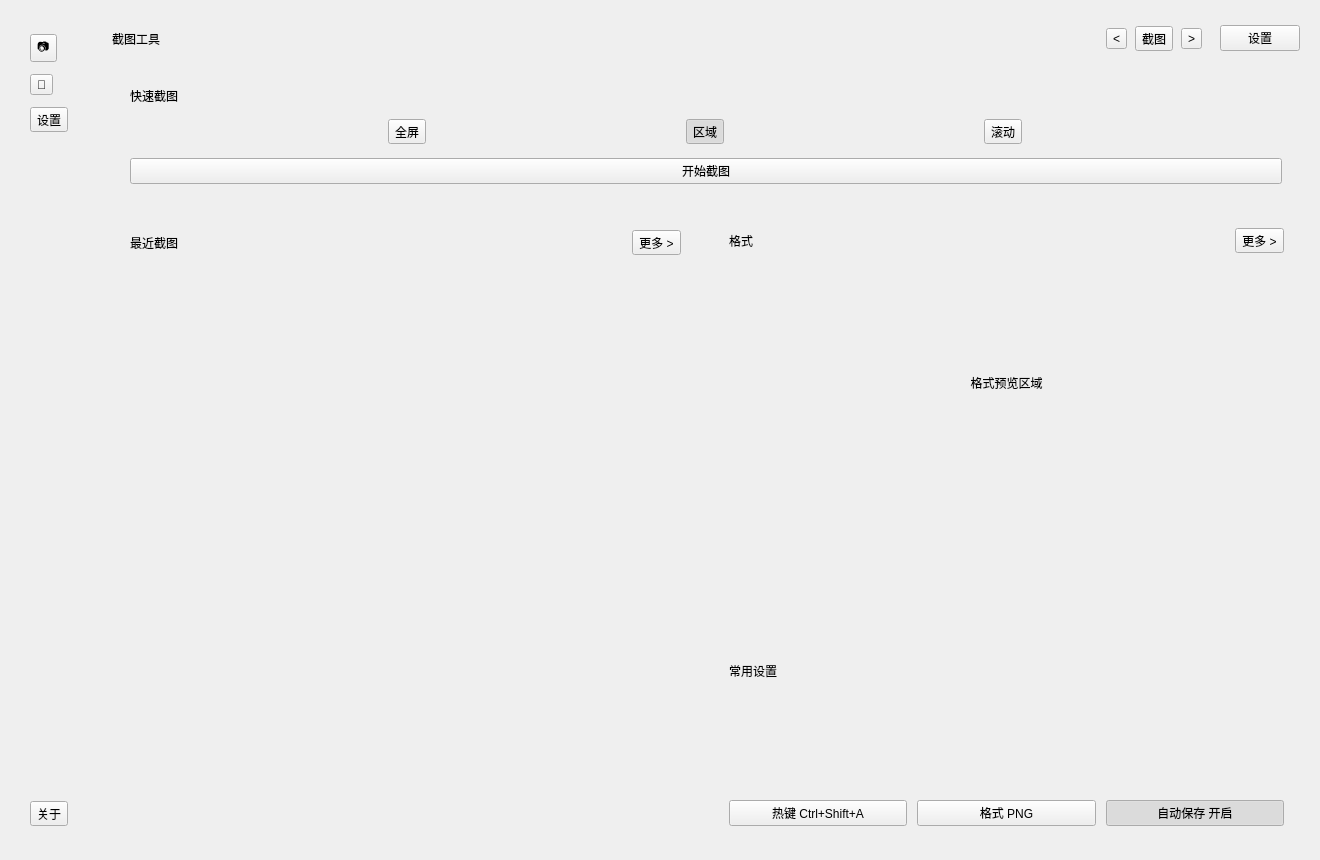
<?xml version="1.0" encoding="UTF-8"?>
<ui version="4.0">
 <class>MainWindow</class>
 <widget class="QMainWindow" name="MainWindow">
  <property name="geometry">
   <rect>
    <x>0</x>
    <y>0</y>
    <width>1320</width>
    <height>860</height>
   </rect>
  </property>
  <property name="windowTitle">
   <string>轻影截图</string>
  </property>
  <widget class="QWidget" name="centralwidget">
   <layout class="QHBoxLayout" name="rootLayout">
    <property name="spacing">
     <number>16</number>
    </property>
    <property name="leftMargin">
     <number>20</number>
    </property>
    <property name="topMargin">
     <number>20</number>
    </property>
    <property name="rightMargin">
     <number>20</number>
    </property>
    <property name="bottomMargin">
     <number>20</number>
    </property>
    <item>
     <widget class="QFrame" name="leftSidebar">
      <property name="minimumSize">
       <size>
        <width>76</width>
        <height>0</height>
       </size>
      </property>
      <property name="maximumSize">
       <size>
        <width>76</width>
        <height>16777215</height>
       </size>
      </property>
      <property name="frameShape">
       <enum>QFrame::NoFrame</enum>
      </property>
      <layout class="QVBoxLayout" name="sidebarLayout">
       <property name="spacing">
        <number>12</number>
       </property>
       <property name="leftMargin">
        <number>10</number>
       </property>
       <property name="topMargin">
        <number>14</number>
       </property>
       <property name="rightMargin">
        <number>10</number>
       </property>
       <property name="bottomMargin">
        <number>14</number>
       </property>
       <item>
        <widget class="QToolButton" name="sideCaptureButton">
         <property name="text">
          <string>📷</string>
         </property>
        </widget>
       </item>
       <item>
        <widget class="QToolButton" name="sideGalleryButton">
         <property name="text">
          <string>📁</string>
         </property>
        </widget>
       </item>
       <item>
        <widget class="QToolButton" name="sideConfigButton">
         <property name="text">
          <string>设置</string>
         </property>
        </widget>
       </item>
       <item>
        <spacer name="sidebarSpacer">
         <property name="orientation">
          <enum>Qt::Vertical</enum>
         </property>
         <property name="sizeHint" stdset="0">
          <size>
           <width>20</width>
           <height>40</height>
          </size>
         </property>
        </spacer>
       </item>
       <item>
        <widget class="QToolButton" name="sideBottomButton">
         <property name="text">
          <string>关于</string>
         </property>
        </widget>
       </item>
      </layout>
     </widget>
    </item>
    <item>
     <layout class="QVBoxLayout" name="contentLayout">
      <property name="spacing">
       <number>14</number>
      </property>
      <item>
       <layout class="QHBoxLayout" name="topBarLayout">
        <property name="spacing">
         <number>10</number>
        </property>
        <item>
         <widget class="QLabel" name="mainTitleLabel">
          <property name="text">
           <string>截图工具</string>
          </property>
         </widget>
        </item>
        <item>
         <spacer name="topSpacer">
          <property name="orientation">
           <enum>Qt::Horizontal</enum>
          </property>
          <property name="sizeHint" stdset="0">
           <size>
            <width>40</width>
            <height>20</height>
           </size>
          </property>
         </spacer>
        </item>
        <item>
         <widget class="QFrame" name="topActionGroup">
          <property name="frameShape">
           <enum>QFrame::NoFrame</enum>
          </property>
          <layout class="QHBoxLayout" name="topActionLayout">
           <property name="spacing">
            <number>8</number>
           </property>
           <property name="leftMargin">
            <number>8</number>
           </property>
           <property name="topMargin">
            <number>6</number>
           </property>
           <property name="rightMargin">
            <number>8</number>
           </property>
           <property name="bottomMargin">
            <number>6</number>
           </property>
           <item>
            <widget class="QToolButton" name="btnPrev">
             <property name="text">
              <string>&lt;</string>
             </property>
            </widget>
           </item>
           <item>
            <widget class="QToolButton" name="btnShotIcon">
             <property name="text">
              <string>截图</string>
             </property>
            </widget>
           </item>
           <item>
            <widget class="QToolButton" name="btnNext">
             <property name="text">
              <string>&gt;</string>
             </property>
            </widget>
           </item>
          </layout>
         </widget>
        </item>

        <item>
         <widget class="QPushButton" name="btnTopSettings">
          <property name="text">
           <string>设置</string>
          </property>
         </widget>
        </item>
       </layout>
      </item>
      <item>
       <widget class="QFrame" name="quickCard">
        <property name="frameShape">
         <enum>QFrame::NoFrame</enum>
        </property>
        <layout class="QVBoxLayout" name="quickCardLayout">
         <property name="spacing">
          <number>10</number>
         </property>
         <property name="leftMargin">
          <number>18</number>
         </property>
         <property name="topMargin">
          <number>16</number>
         </property>
         <property name="rightMargin">
          <number>18</number>
         </property>
         <property name="bottomMargin">
          <number>16</number>
         </property>
         <item>
          <widget class="QLabel" name="quickTitleLabel">
           <property name="text">
            <string>快速截图</string>
           </property>
          </widget>
         </item>
         <item>
          <widget class="QFrame" name="modeSegment">
           <property name="frameShape">
            <enum>QFrame::NoFrame</enum>
           </property>
           <layout class="QHBoxLayout" name="modeLayout">
            <property name="spacing">
             <number>6</number>
            </property>
            <property name="leftMargin">
             <number>4</number>
            </property>
            <property name="topMargin">
             <number>4</number>
            </property>
            <property name="rightMargin">
             <number>4</number>
            </property>
            <property name="bottomMargin">
             <number>4</number>
            </property>
            <item>
             <widget class="QToolButton" name="modeFullButton">
              <property name="text">
               <string>全屏</string>
              </property>
              <property name="checkable">
               <bool>true</bool>
              </property>
              <property name="autoExclusive">
               <bool>true</bool>
              </property>
             </widget>
            </item>
            <item>
             <widget class="QToolButton" name="modeRegionButton">
              <property name="text">
               <string>区域</string>
              </property>
              <property name="checkable">
               <bool>true</bool>
              </property>
              <property name="autoExclusive">
               <bool>true</bool>
              </property>
              <property name="checked">
               <bool>true</bool>
              </property>
             </widget>
            </item>
            <item>
             <widget class="QToolButton" name="modeScrollButton">
              <property name="text">
               <string>滚动</string>
              </property>
              <property name="checkable">
               <bool>true</bool>
              </property>
              <property name="autoExclusive">
               <bool>true</bool>
              </property>
             </widget>
            </item>
           </layout>
          </widget>
         </item>
         <item>
          <widget class="QPushButton" name="startCaptureButton">
           <property name="text">
            <string>开始截图</string>
           </property>
          </widget>
         </item>
        </layout>
       </widget>
      </item>
      <item>
       <layout class="QHBoxLayout" name="bodyLayout">
        <property name="spacing">
         <number>14</number>
        </property>
        <item>
         <widget class="QFrame" name="recentCard">
          <property name="frameShape">
           <enum>QFrame::NoFrame</enum>
          </property>
          <layout class="QVBoxLayout" name="recentLayout">
           <property name="leftMargin">
            <number>18</number>
           </property>
           <property name="topMargin">
            <number>16</number>
           </property>
           <property name="rightMargin">
            <number>18</number>
           </property>
           <property name="bottomMargin">
            <number>16</number>
           </property>
           <item>
            <layout class="QHBoxLayout" name="recentHeaderLayout">
             <item>
              <widget class="QLabel" name="recentTitleLabel">
               <property name="text">
                <string>最近截图</string>
               </property>
              </widget>
             </item>
             <item>
              <spacer name="recentHeaderSpacer">
               <property name="orientation">
                <enum>Qt::Horizontal</enum>
               </property>
               <property name="sizeHint" stdset="0">
                <size>
                 <width>40</width>
                 <height>20</height>
                </size>
               </property>
              </spacer>
             </item>
             <item>
              <widget class="QToolButton" name="btnMoreRecent">
               <property name="text">
                <string>更多 ></string>
               </property>
              </widget>
             </item>
            </layout>
           </item>
           <item>
            <widget class="QStackedWidget" name="historyStackedWidget">
             <property name="currentIndex">
              <number>0</number>
             </property>
             <widget class="QWidget" name="recentPage">
              <layout class="QVBoxLayout" name="recentPageLayout">
               <property name="leftMargin">
                <number>0</number>
               </property>
               <property name="topMargin">
                <number>0</number>
               </property>
               <property name="rightMargin">
                <number>0</number>
               </property>
               <property name="bottomMargin">
                <number>0</number>
               </property>
               <item>
                <widget class="QScrollArea" name="recentScrollArea">
                 <property name="widgetResizable">
                  <bool>true</bool>
                 </property>
                 <property name="frameShape">
                  <enum>QFrame::NoFrame</enum>
                 </property>
                 <widget class="QWidget" name="recentContentWidget">
                  <layout class="QGridLayout" name="recentGridLayout">
                   <property name="spacing">
                    <number>12</number>
                   </property>
                   <property name="leftMargin">
                    <number>0</number>
                   </property>
                   <property name="topMargin">
                    <number>0</number>
                   </property>
                   <property name="rightMargin">
                    <number>0</number>
                   </property>
                   <property name="bottomMargin">
                    <number>0</number>
                   </property>
                  </layout>
                 </widget>
                </widget>
               </item>
              </layout>
             </widget>
             <widget class="QWidget" name="galleryPage">
              <layout class="QVBoxLayout" name="galleryPageLayout">
               <property name="leftMargin">
                <number>0</number>
               </property>
               <property name="topMargin">
                <number>0</number>
               </property>
               <property name="rightMargin">
                <number>0</number>
               </property>
               <property name="bottomMargin">
                <number>0</number>
               </property>
               <item>
                <widget class="QScrollArea" name="galleryScrollArea">
                 <property name="widgetResizable">
                  <bool>true</bool>
                 </property>
                 <property name="frameShape">
                  <enum>QFrame::NoFrame</enum>
                 </property>
                 <widget class="QWidget" name="galleryContentWidget">
                  <layout class="QGridLayout" name="galleryGridLayout">
                   <property name="spacing">
                    <number>12</number>
                   </property>
                   <property name="leftMargin">
                    <number>0</number>
                   </property>
                   <property name="topMargin">
                    <number>0</number>
                   </property>
                   <property name="rightMargin">
                    <number>0</number>
                   </property>
                   <property name="bottomMargin">
                    <number>0</number>
                   </property>
                  </layout>
                 </widget>
                </widget>
               </item>
              </layout>
             </widget>
            </widget>
           </item>
          </layout>
         </widget>
        </item>
        <item>
         <layout class="QVBoxLayout" name="rightPanelLayout">
          <property name="spacing">
           <number>14</number>
          </property>
          <item>
           <widget class="QFrame" name="formatCard">
            <property name="minimumSize">
             <size>
              <width>300</width>
              <height>230</height>
             </size>
            </property>
            <property name="frameShape">
             <enum>QFrame::NoFrame</enum>
            </property>
            <layout class="QVBoxLayout" name="formatLayout">
             <property name="leftMargin">
              <number>16</number>
             </property>
             <property name="topMargin">
              <number>14</number>
             </property>
             <property name="rightMargin">
              <number>16</number>
             </property>
             <property name="bottomMargin">
              <number>14</number>
             </property>
             <item>
              <layout class="QHBoxLayout" name="formatHeaderLayout">
               <item>
                <widget class="QLabel" name="formatTitleLabel">
                 <property name="text">
                  <string>格式</string>
                 </property>
                </widget>
               </item>
               <item>
                <spacer name="formatHeaderSpacer">
                 <property name="orientation">
                  <enum>Qt::Horizontal</enum>
                 </property>
                 <property name="sizeHint" stdset="0">
                  <size>
                   <width>40</width>
                   <height>20</height>
                  </size>
                 </property>
                </spacer>
               </item>
               <item>
                <widget class="QToolButton" name="btnMoreFormat">
                 <property name="text">
                  <string>更多 ></string>
                 </property>
                </widget>
               </item>
              </layout>
             </item>
             <item>
              <widget class="QFrame" name="formatPreviewFrame">
               <property name="frameShape">
                <enum>QFrame::NoFrame</enum>
               </property>
               <layout class="QVBoxLayout" name="formatPreviewLayout">
                <property name="leftMargin">
                 <number>12</number>
                </property>
                <property name="topMargin">
                 <number>12</number>
                </property>
                <property name="rightMargin">
                 <number>12</number>
                </property>
                <property name="bottomMargin">
                 <number>12</number>
                </property>
                <item>
                 <widget class="QLabel" name="formatPreviewLabel">
                  <property name="minimumSize">
                   <size>
                    <width>0</width>
                    <height>130</height>
                   </size>
                  </property>
                  <property name="text">
                   <string>格式预览区域</string>
                  </property>
                  <property name="alignment">
                   <set>Qt::AlignCenter</set>
                  </property>
                 </widget>
                </item>
               </layout>
              </widget>
             </item>
            </layout>
           </widget>
          </item>
          <item>
           <widget class="QFrame" name="commonCard">
            <property name="frameShape">
             <enum>QFrame::NoFrame</enum>
            </property>
            <layout class="QVBoxLayout" name="commonLayout">
             <property name="leftMargin">
              <number>16</number>
             </property>
             <property name="topMargin">
              <number>14</number>
             </property>
             <property name="rightMargin">
              <number>16</number>
             </property>
             <property name="bottomMargin">
              <number>14</number>
             </property>
             <item>
              <widget class="QLabel" name="commonTitleLabel">
               <property name="text">
                <string>常用设置</string>
               </property>
              </widget>
             </item>
             <item>
              <layout class="QHBoxLayout" name="commonActionLayout">
               <property name="spacing">
                <number>10</number>
               </property>
               <item>
                <widget class="QPushButton" name="btnHotkeySetting">
                 <property name="text">
                  <string>热键 Ctrl+Shift+A</string>
                 </property>
                </widget>
               </item>
               <item>
                <widget class="QPushButton" name="btnFormatSetting">
                 <property name="text">
                  <string>格式 PNG</string>
                 </property>
                </widget>
               </item>
               <item>
                <widget class="QPushButton" name="btnAutoSave">
                 <property name="text">
                  <string>自动保存 开启</string>
                 </property>
                 <property name="checkable">
                  <bool>true</bool>
                 </property>
                 <property name="checked">
                  <bool>true</bool>
                 </property>
                </widget>
               </item>
              </layout>
             </item>
            </layout>
           </widget>
          </item>
         </layout>
        </item>
       </layout>
      </item>
     </layout>
    </item>
   </layout>
  </widget>
 </widget>
 <resources/>
 <connections/>
</ui>
